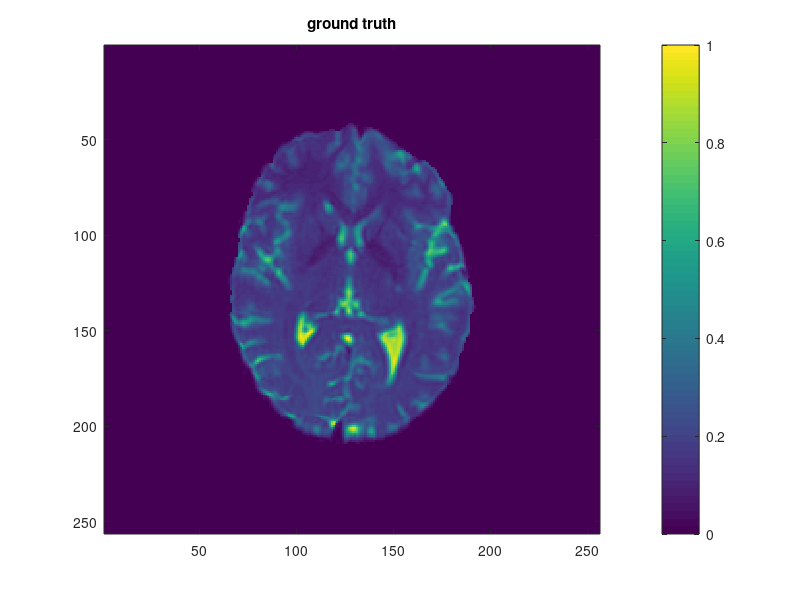
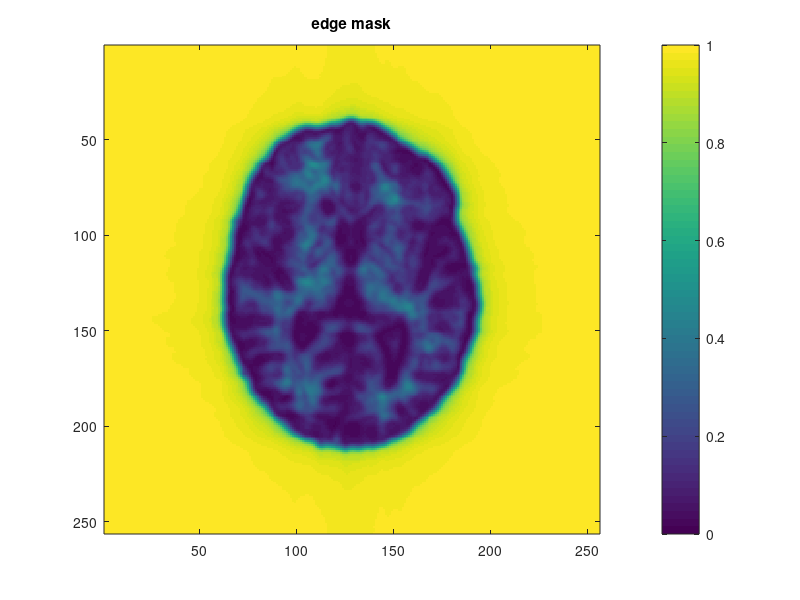

MATLAB code to generate these figures, in order: (Note: this script raises an error after producing the figures.)
% Test of Weighted TV algorithm for super-resolution reconstruction 
% of MRI data.
%% Load Data
load Data/dwib0_testdata;
load Data/dwib0_edgemask_fri;   %edgemask estimated in stage one
X0 = double(inputImage);
m = fft2(X0);       %m=fourier data
inres = size(m);
indx = [0:((inres(1)/2)-1), -(inres(1)/2):-1];
indy = [0:((inres(2)/2)-1), -(inres(2)/2):-1];
[kx,ky] = meshgrid(indx,indy);
k(1,:) = kx(:);     %k=fourier indices
k(2,:) = ky(:);

figure(1); imagesc(abs(X0),[0,1]); colorbar; title('ground truth');
figure(2); imagesc(edgemask,[0,1]); colorbar; title('edge mask');
%% Define Fourier Projection Operators
res = [256,256]; %output resolution
lores = [127,127]; %input resolution (use odd numbers)
ind_samples = find((abs(k(1,:)) <= (lores(2)-1)/2 & (abs(k(2,:)) <= (lores(2)-1)/2))); %Low-pass Fourier indices
[A,At] = defAAt_fourier(ind_samples, res); %Define function handles for fourier projection operators                                                
b = A(X0);       %low-resolution fourier samples
Xlow = ifft2(reshape(b,lores));
figure(3); imagesc(abs(Xlow)); colorbar; title('low resolution input');
%% Zero-padded IFFT reconstruction
X_IFFT = At(fft2(Xlow));
figure(4); imagesc(abs(X_IFFT)); colorbar; title('hi resolution, zero-padded IFFT');
SNR_IFFT = -20*log10(norm(X_IFFT(:)-X0(:))/norm(X0(:)));
fprintf('Zero-padded IFFT output SNR = %2.1f dB\n',SNR_IFFT);
%% Run Standard TV algorithm (no edgemask) -- new implementation
lambda = 1e-4; %regularization parameter (typically in the range [1e-2,1], if original image scaled to [0,1])
Niter = 100;  %number of iterations (typically 20-100 for Fourier inversion)
[X_TV, cost] = OpTV_AL(b,lambda,A,At,res,Niter); %see comments inside OpWeightedTV_PD.m
figure(5); imagesc(abs(X_TV),[0,1]); colorbar; title('hi resolution, TV (no edgemask)');
figure(6); plot(cost); xlabel('iteration'); ylabel('cost');
SNR_TV = -20*log10(norm(X_TV(:)-X0(:))/norm(X0(:)));
fprintf('TV output SNR = %2.1f dB\n',SNR_TV);
%% Run New Weighted TV algorithm
lambda = 3e-2; %regularization parameter (typically in the range [1e-2,1], if original image scaled to [0,1])
Niter = 200;  %number of iterations (typically 500-1000 for Fourier inversion)
[X_WTV, cost] = OpWeightedTV_PD_AHMOD(b,edgemask,lambda,A,At,res,Niter); %see comments inside OpWeightedTV_PD_AHMOD.m
figure(7); imagesc(abs(X_WTV),[0,1]); colorbar; title('hi resolution, WTV new');
figure(8); plot(cost); xlabel('iteration'); ylabel('cost');
SNR_WTV = -20*log10(norm(X_WTV(:)-X0(:))/norm(X0(:)));
fprintf('WTV output SNR (New Weighted TV algorithm) = %2.1f dB\n',SNR_WTV);
%% Run Old Weighted TV algorithm
%observe the irregularities in the cost function--should be monotonically
%decreasing
lambda = 3e-2; %regularization parameter (typically in the range [1e-2,1], if original image scaled to [0,1])
Niter = 1000;  %number of iterations (typically 500-1000 for Fourier inversion)
[X_WTVold, cost] = OpWeightedTV_PD(b,edgemask,lambda,A,At,res,Niter); %see comments inside OpWeightedTV_PD.m
figure(9); imagesc(abs(X_WTVold),[0,1]); colorbar; title('hi resolution, WTV old');
figure(10); plot(cost); xlabel('iteration'); ylabel('cost'); 
SNR_WTV_old = -20*log10(norm(X_WTVold(:)-X0(:))/norm(X0(:)));
fprintf('WTV output SNR (Old Weighted TV algorithm) = %2.1f dB\n',SNR_WTV_old);
%% Run Old Weighted TV algorithm w/early termination
%Note: this gives a slightly better result versus the other algorithm, but
% is more unstable. For example, try taking Niter=100. However, it seems to
% give OK results with early termination like Niter=25. Maybe I can fix
% this, but I don't recommend using it right now.
lambda = 3e-2; %regularization parameter (typically in the range [1e-2,1], if original image scaled to [0,1])
Niter = 25;  %number of iterations (typically 500-1000 for Fourier inversion)
[X_WTVold, cost] = OpWeightedTV_PD(b,edgemask,lambda,A,At,res,Niter); %see comments inside OpWeightedTV_PD.m
figure(11); imagesc(abs(X_WTVold),[0,1]); colorbar; title('hi resolution, WTV old');
figure(12); plot(cost); xlabel('iteration'); ylabel('cost'); %observe the irregularities in the cost for high Niter
SNR_WTV_old = -20*log10(norm(X_WTVold(:)-X0(:))/norm(X0(:)));
fprintf('WTV output SNR (Old Weighted TV algorithm with few iterations) = %2.1f dB\n',SNR_WTV_old);
%% Comparison figure
labelIFFT = sprintf('SNR=%6.1f',SNR_IFFT);
labelTV   = sprintf('SNR=%6.1f',SNR_TV);
labelWTV  = sprintf('SNR=%6.1f',SNR_WTV);


figure(100);
subplot(2,4,1);
imshow(abs(X0),[0 1]); title('high resolution image'); axis image;
subplot(2,4,2);
imshow(abs(X_IFFT),[0 1]); title('x2 SR IFFT'); xlabel(labelIFFT);
subplot(2,4,3);
imshow(abs(X_TV),[0 1]); title('x2 SR TV'); xlabel(labelTV);
subplot(2,4,4);
imshow(abs(X_WTV),[0 1]); title('x2 SR WTV'); xlabel(labelWTV);
subplot(2,4,5);
imagesc(abs(edgemask),[0 1]); title('edge map'); axis off; axis image;
subplot(2,4,6);
imagesc(abs(X_IFFT-X0),[0 0.2]); title('IFFT error');  axis off; axis image;
subplot(2,4,7);
imagesc(abs(X_TV-X0),[0 0.2]); title('TV error');  axis off; axis image;
subplot(2,4,8);
imagesc(abs(X_WTV-X0),[0 0.2]); title('WTV error');  axis off; axis image;

%colormap('default');
